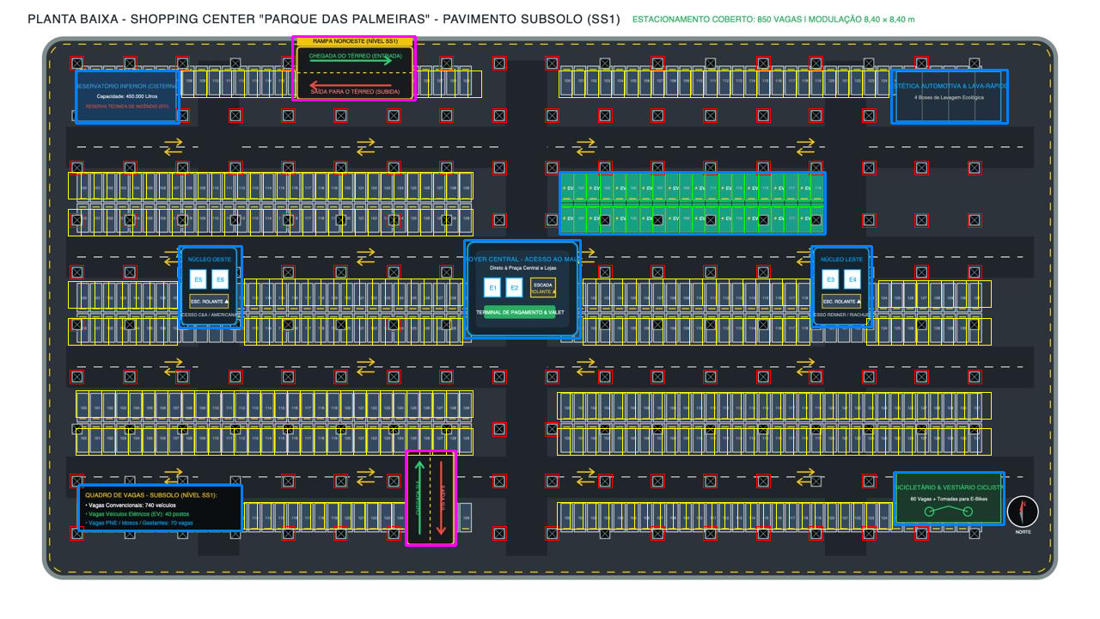
#> input picture docs/pipeline_cv/ss1_deteccoes.png, 1100 x 619 px
$ python -i extrair_mapa.py   (imports and definitions only)
#> lines starting #> are read from the running program, lines starting #| are printed output that depends on the picture; after the words box and inside, x2 and y2 are one past the last pixel; in counts of white or black regions, pixels touching at a corner belong together
#> further down, picture is the input picture: shape (619, 1100, 3); mean B, G, R 107.3, 107.7, 98.4
#!/usr/bin/env python3
# -*- coding: utf-8 -*-
"""
extrair_mapa.py — ADS-ESTACIA
Extrai, por VISÃO COMPUTACIONAL (OpenCV), a geometria das plantas do Térreo e do
Subsolo SS1 e gera tudo que o front-end 3D precisa:

  assets/mapa_estacia.json (+ .js)   geometria em METROS (pilares, vagas, caixas, mapa
                                     de custo para o A*, rampas, prédio, âncoras)
  assets/planta_subsolo_alinhada.png SS1 registrado no mesmo referencial do Térreo
  debug/*.png                        sobreposições para conferir a detecção a olho

Uso:
  python scripts/extrair_mapa.py --terreo assets/planta_terreo.png \
                                 --subsolo assets/planta_subsolo.png \
                                 --saida assets --debug debug

Dependências: pip install -r scripts/requirements-cv.txt   (opencv-python-headless, numpy, scipy, scikit-image)

ETAPAS
  1. Rampas      : retângulos amarelos (clusters de cor + dilatação) nas duas plantas.
  2. Registro    : similaridade (escala+rotação+translação) SS1→Térreo pelos centros
                   das 2 rampas; reporta o resíduo nos cantos. Gera o SS1 alinhado.
  3. Escala      : passo da grade de pilares (módulo de 8,40 m) → metros por pixel.
  4. Pilares     : template matching (template extraído automaticamente da própria
                   planta: quadrado claro com miolo escuro).
  5. Vagas       : blocos de vagas (máscara azul/verde + morfologia) e subdivisão
                   regular pelo passo da grade (4 vagas por módulo). IDs por distância
                   de percurso a partir da rampa (A-001 = mais próxima; EV = E-001...).
  6. Caixas      : retângulos de borda ciano/verde (núcleos, foyer, reservatório...).
  7. Via livre   : asfalto − (vagas ∪ caixas ∪ rampas ∪ pilares) → mapa de custo.
  8. Térreo      : footprint do prédio (creme) e lojas âncora (cinza-esverdeado).
"""
import argparse
import base64
import json
import math
import os
import sys

import cv2
import numpy as np
from scipy import ndimage as ndi

MODULO_M = 8.40          # módulo estrutural informado no título da planta SS1
VAGAS_POR_MODULO = 4     # 4 vagas entre dois pilares (conferido na planta)
CELL_PX = 4              # resolução do mapa de custo (pixels da planta por célula)


# ----------------------------------------------------------------------------
# utilidades
# ----------------------------------------------------------------------------
# [54 lines left out: functions ler, salvar_debug, detectar_rampas, registrar, not called in this run]


def aplicar(M, pts):
    p = np.asarray(pts, dtype=np.float64).reshape(-1, 2)
    return p @ M[:, :2].T + M[:, 2]


# ----------------------------------------------------------------------------
# 4. pilares (template extraído da própria imagem)
# ----------------------------------------------------------------------------
# [61 lines left out: functions template_pilar, detectar_pilares, passo_da_grade, _blocos, not called in this run]


def detectar_caixas(im):
    """Caixas de borda ciano/verde/amarela (núcleos, foyer, reservatório, rampas...)."""
    hsv = cv2.cvtColor(im, cv2.COLOR_BGR2HSV)
#> hsv: shape (619, 1100, 3); mean H, S, V 83, 76.5, 119.3
    cy = cv2.inRange(hsv, (95, 150, 120), (110, 255, 255))
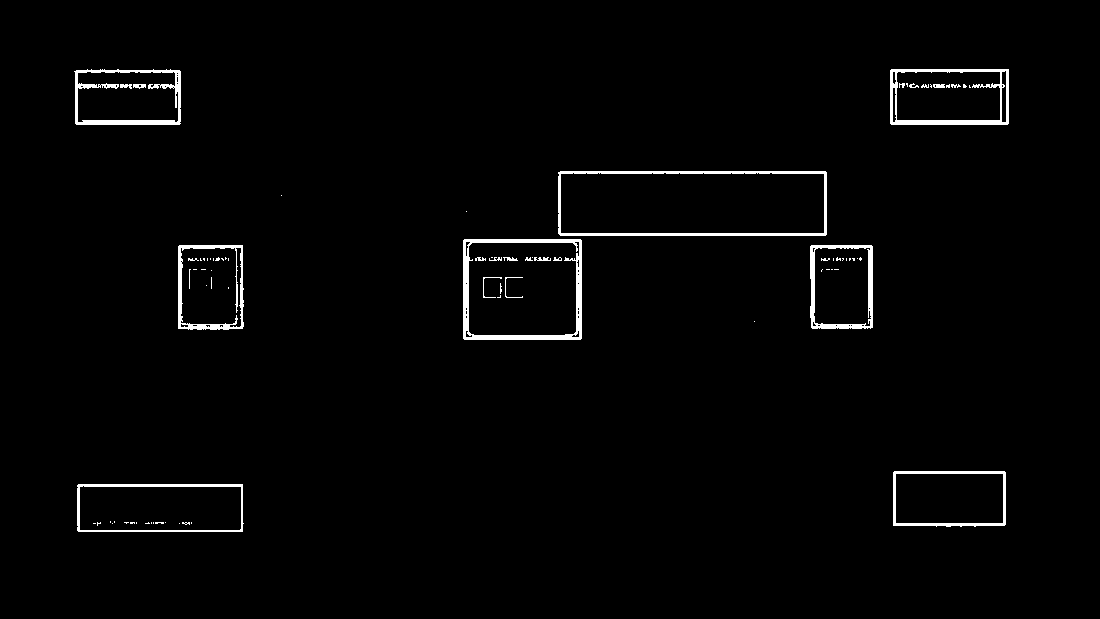
#> cy: shape (619, 1100); 1.8% white; 81 white regions (56 under 20 px), largest, box (x1, y1, x2, y2) and area: (463, 239, 582, 340) 2134, (558, 171, 827, 236) 1942, (890, 69, 1009, 125) 1525
    gr = cv2.inRange(hsv, (60, 120, 100), (85, 255, 255))
#> gr: shape (619, 1100); 2.2% white; 65 white regions (52 under 20 px), largest, box (x1, y1, x2, y2) and area: (561, 174, 824, 233) 13006, (484, 305, 556, 319) 810, (415, 461, 424, 534) 213
    out = []
    for nome, m in (("ciano", cy), ("verde", gr)):
        m = cv2.dilate(m, np.ones((3, 3), np.uint8))
        cnts, _ = cv2.findContours(m, cv2.RETR_EXTERNAL, cv2.CHAIN_APPROX_SIMPLE)
        for c in cnts:
            x, y, w, h = cv2.boundingRect(c)
            if 40 < w < 400 and 40 < h < 140 and cv2.contourArea(c) > 80:
                out.append({"x": x, "y": y, "w": w, "h": h, "cor": nome})
#> this loop made 2 passes
#> nome on passes 1 to 2: 'ciano', 'verde'
#> pass 1, in detectar_caixas, `m = cv2.dilate(m, np.ones((3, 3), np.uint8))`:
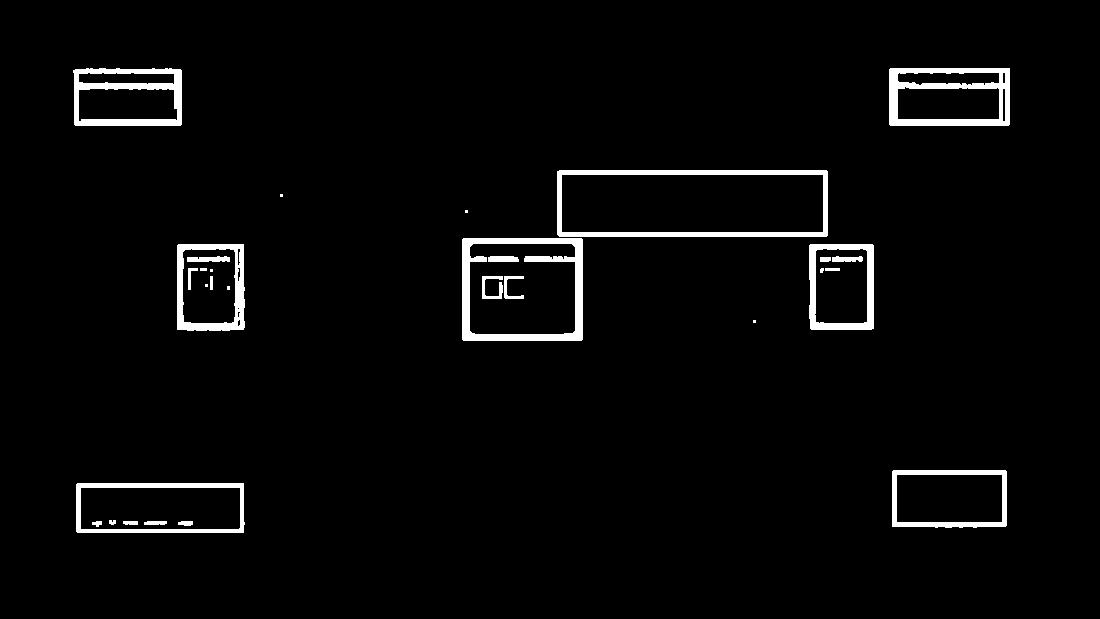
#> m: shape (619, 1100); 3.1% white; 30 white regions (7 under 20 px), largest, box (x1, y1, x2, y2) and area: (462, 238, 583, 341) 3420, (557, 170, 828, 237) 3273, (889, 68, 1010, 126) 2900
#> after the loop, out = 10 items
    # EV (fill verde) x bicicletário (borda verde, miolo escuro): fração de verde dentro da caixa
    verde_fill = cv2.inRange(hsv, (70, 120, 90), (95, 255, 220))
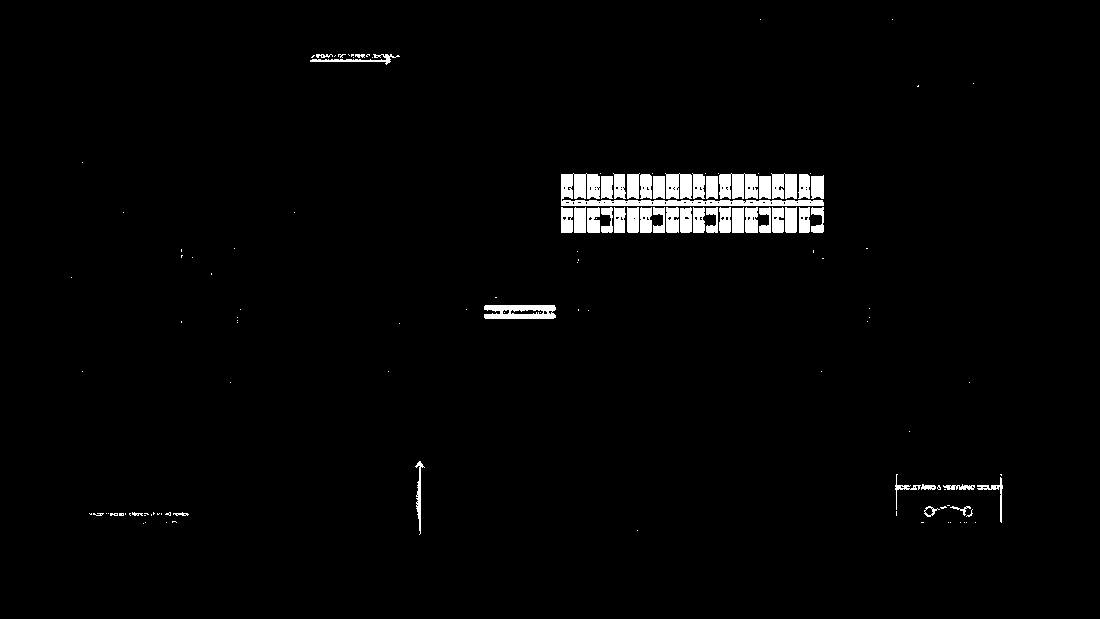
#> verde_fill: shape (619, 1100); 2.2% white; 136 white regions (88 under 20 px), largest, box (x1, y1, x2, y2) and area: (561, 173, 824, 206) 2335, (719, 173, 758, 199) 855, (484, 305, 556, 319) 808
    for c in out:
        if c["cor"] == "verde":
            sub = verde_fill[c["y"]:c["y"] + c["h"], c["x"]:c["x"] + c["w"]]
            c["cor"] = "ev" if sub.mean() / 255 > 0.35 else "verde"
#> this loop made 10 passes
    # caixas escuras (legenda "Quadro de vagas") e blobs claros (rosa dos ventos)
    g = im.max(axis=2)
    esc = (g < 28).astype(np.uint8) * 255
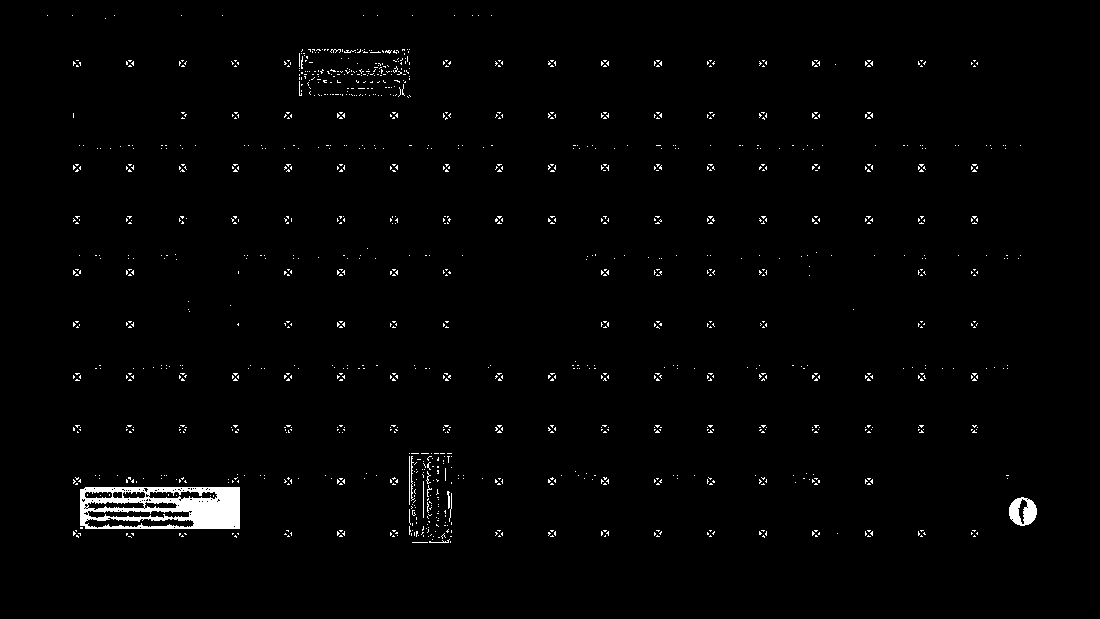
#> esc: shape (619, 1100); 1.5% white; 1253 white regions (1243 under 20 px), largest, box (x1, y1, x2, y2) and area: (80, 487, 240, 529) 4403, (1009, 497, 1037, 526) 526, (411, 456, 415, 501) 61
    n, _, st, _ = cv2.connectedComponentsWithStats(esc, 8)
#> n = 1254; st = 1254 rows, first 6: [0, 0, 1100, 619, 670621], [47, 15, 1, 1, 1], [72, 15, 1, 1, 1], [114, 15, 1, 1, 1], [181, 15, 1, 1, 1], [222, 15, 1, 1, 1]
    for i in range(1, n):
        x, y, w, h, a = st[i]
        if w > 100 and h > 40 and a > 3000:
            out.append({"x": int(x), "y": int(y), "w": int(w), "h": int(h), "cor": "escura"})
#> this loop made 1253 passes
#> after the loop, out = 11 items
    bri = (im.min(axis=2) > 235).astype(np.uint8) * 255
#> bri: shape (619, 1100); 18.2% white; 61 white regions (50 under 20 px), largest, box (x1, y1, x2, y2) and area: (0, 0, 1100, 619) 122576, (485, 279, 499, 296) 180, (191, 271, 205, 288) 169
    bri = cv2.morphologyEx(bri, cv2.MORPH_CLOSE, np.ones((5, 5), np.uint8))
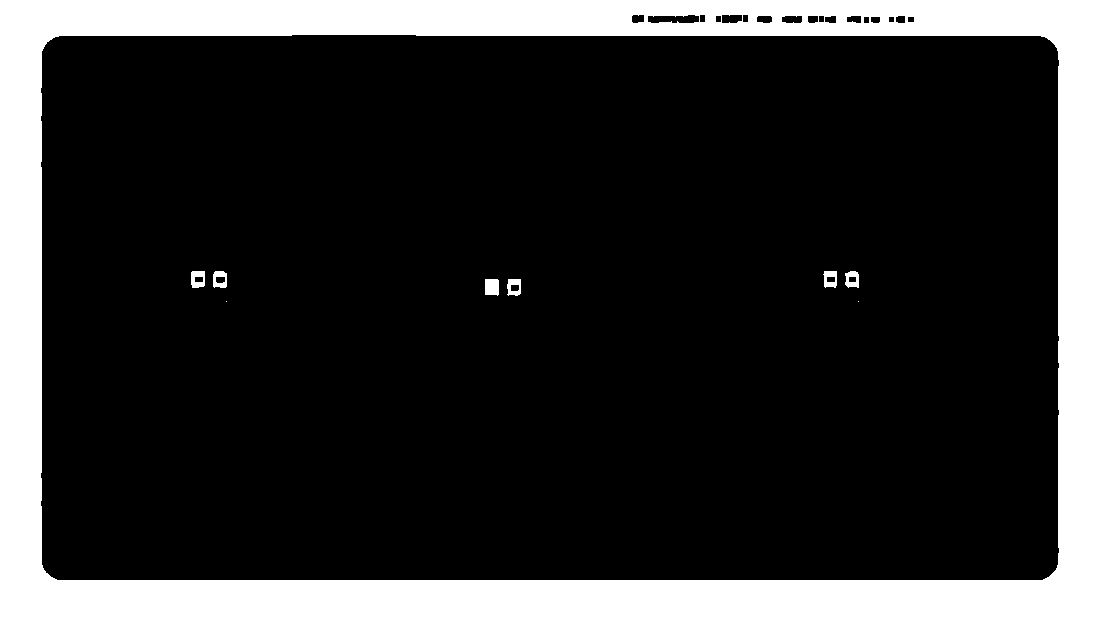
#> bri: shape (619, 1100); 18.8% white; 9 white regions (2 under 20 px), largest, box (x1, y1, x2, y2) and area: (0, 0, 1100, 619) 127041, (485, 279, 499, 296) 224, (191, 271, 205, 288) 187
    n, _, st, _ = cv2.connectedComponentsWithStats(bri, 8)
#> n = 10; st = [[41, 15, 1018, 565, 552764], [0, 0, 1100, 619, 127041], [191, 271, 14, 17, 187], [213, 271, 14, 17, 171], [823, 271, 14, 17, 171], [845, 271, 14, 17, 170], [485, 279, 14, 17, 224], [507, 279, 14, 17, 170], [226, 301, 1, 1, 1], [858, 301, 1, 1, 1]]
    for i in range(1, n):
        x, y, w, h, a = st[i]
        if 28 <= w <= 70 and 28 <= h <= 70 and a > 500 and 60 < y < im.shape[0] - 40 and 80 < x < im.shape[1] - 40:
            out.append({"x": int(x), "y": int(y), "w": int(w), "h": int(h), "cor": "marca"})
#> this loop made 9 passes
    return out


# [74 lines left out: functions _iou_contido, detectar_blocos_de_vagas, subdividir_em_vagas, mascara_laje, not called in this run]


def com_alpha(im, laje):
    """BGRA: o que está fora da laje fica transparente (sem 'papel branco' no 3D)."""
    return np.dstack([im, laje])


# [237 lines left out: functions via_livre, mapa_de_margem, mapa_de_custo, numerar_por_percurso, retangulos_por_cor, main, not called in this run]


# [2 lines not run here, left out]

>>> import cv2
>>> picture = cv2.imread('../docs/pipeline_cv/ss1_deteccoes.png')
>>> result = detectar_caixas(picture)
#> result = 11 items

$ run again, on assets/planta_terreo.png
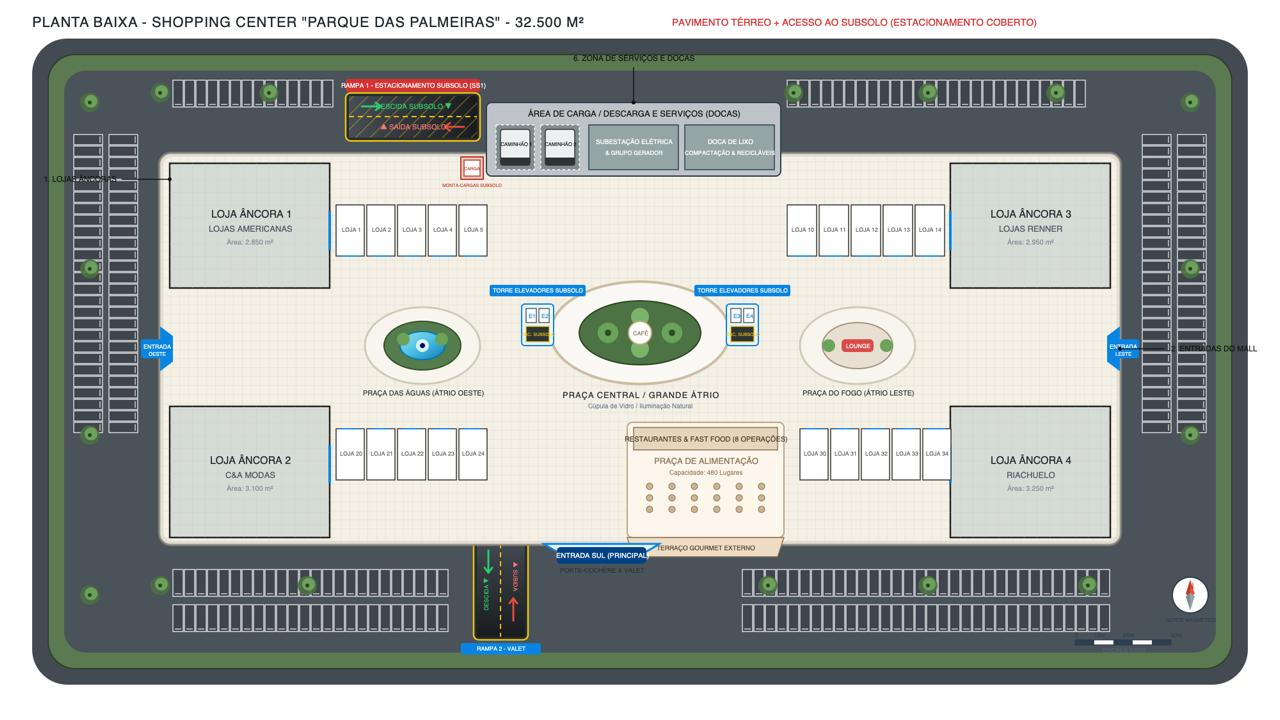
#> input picture assets/planta_terreo.png, 1280 x 720 px
#> picture is the input picture: shape (720, 1280, 3); mean B, G, R 167.2, 170.8, 166
#> hsv: shape (720, 1280, 3); mean H, S, V 59.3, 30.2, 175.9
#> in detectar_caixas, `cy = cv2.inRange(hsv, (95, 150, 120), (110, 255, 255))`:
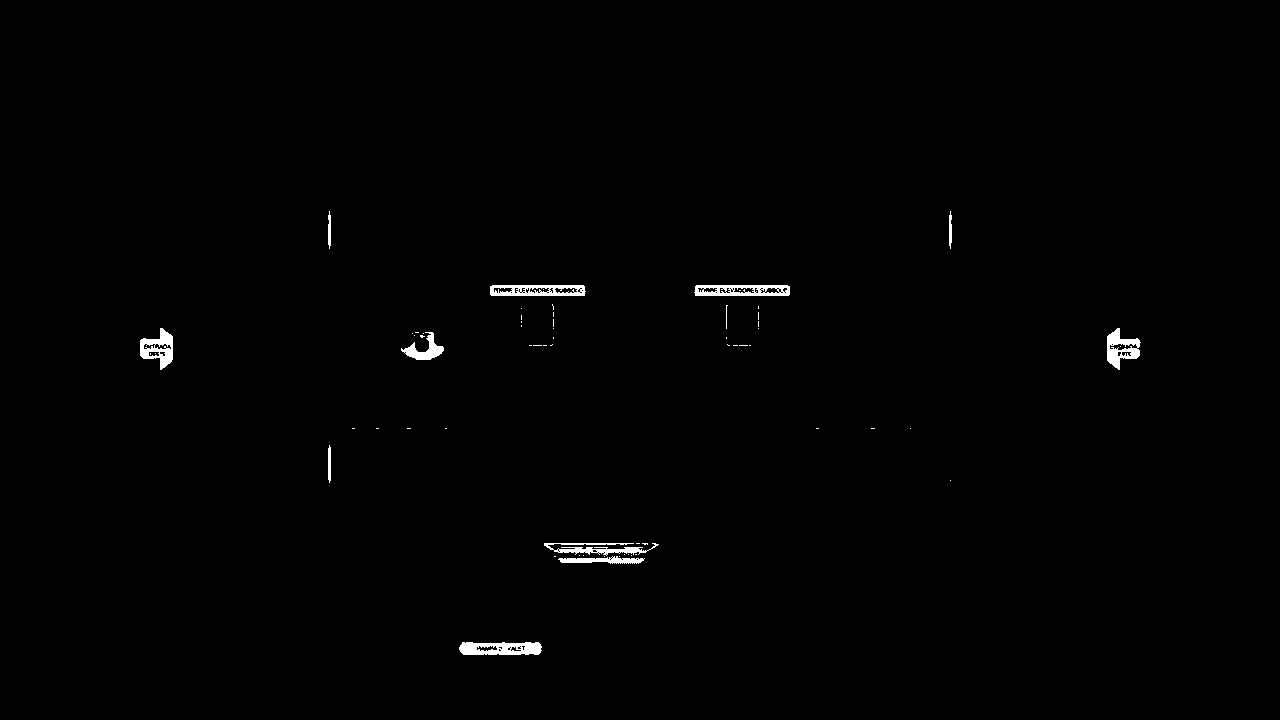
#> cy: shape (720, 1280); 0.64% white; 63 white regions (51 under 20 px), largest, box (x1, y1, x2, y2) and area: (459, 642, 542, 655) 873, (490, 285, 586, 296) 798, (694, 285, 790, 296) 796
#> gr: shape (720, 1280); 0.04% white in thin lines or dots, all inside (x1, y1, x2, y2) = (364, 102, 543, 656)
#> the loop in detectar_caixas, `for nome, m in (("ciano", cy), ("verde", gr)):` made 2 passes
#> nome on passes 1 to 2: 'ciano', 'verde'
#> after the loop in detectar_caixas, `for nome, m in (("ciano", cy), ("verde", gr)):`: out = []
#> verde_fill: shape (720, 1280); 0.06% white in thin lines or dots, all inside (x1, y1, x2, y2) = (364, 103, 543, 656)
#> esc: shape (720, 1280); 0.03% white in thin lines or dots, all inside (x1, y1, x2, y2) = (35, 17, 1200, 637)
#> in detectar_caixas, `n, _, st, _ = cv2.connectedComponentsWithStats(esc, 8)`: n = 192; st = 192 rows, first 6: [0, 0, 1280, 720, 921326], [35, 17, 1, 1, 1], [62, 17, 1, 2, 2], [196, 17, 1, 1, 1], [199, 17, 1, 1, 1], [223, 17, 1, 1, 1]
#> the loop in detectar_caixas, `for i in range(1, n):` made 191 passes
#> in detectar_caixas, `bri = cv2.morphologyEx(bri, cv2.MORPH_CLOSE, np.ones((5, 5), np.uint8))`:
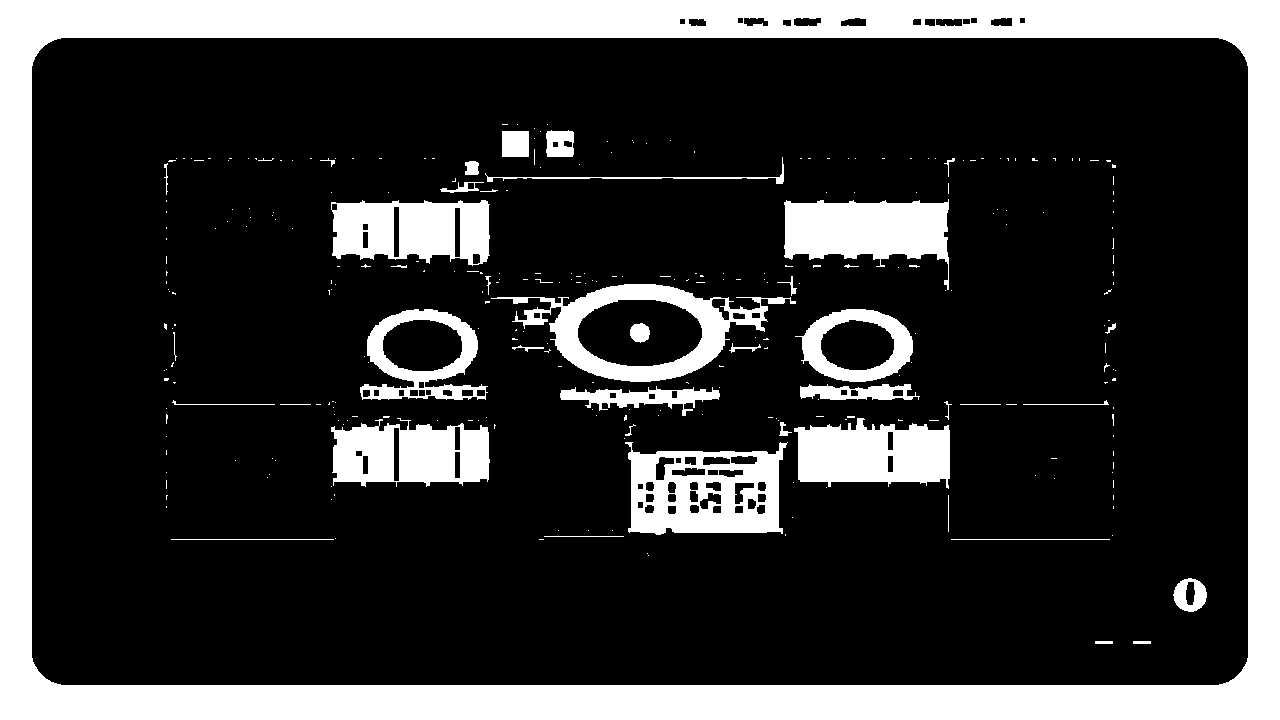
#> bri: shape (720, 1280); 22% white; 301 white regions (256 under 20 px), largest, box (x1, y1, x2, y2) and area: (0, 0, 1280, 720) 134638, (625, 442, 788, 535) 9558, (784, 199, 949, 290) 8842
#> in detectar_caixas, `n, _, st, _ = cv2.connectedComponentsWithStats(bri, 8)`: n = 302; st = 302 rows, first 6: [32, 18, 1216, 667, 719196], [0, 0, 1280, 720, 134638], [502, 124, 6, 1, 6], [517, 124, 1, 1, 1], [547, 124, 1, 1, 1], [534, 128, 1, 1, 1]
#> the loop in detectar_caixas, `for i in range(1, n):` made 301 passes
#> after the loop in detectar_caixas, `for i in range(1, n):`: out = 1 item
